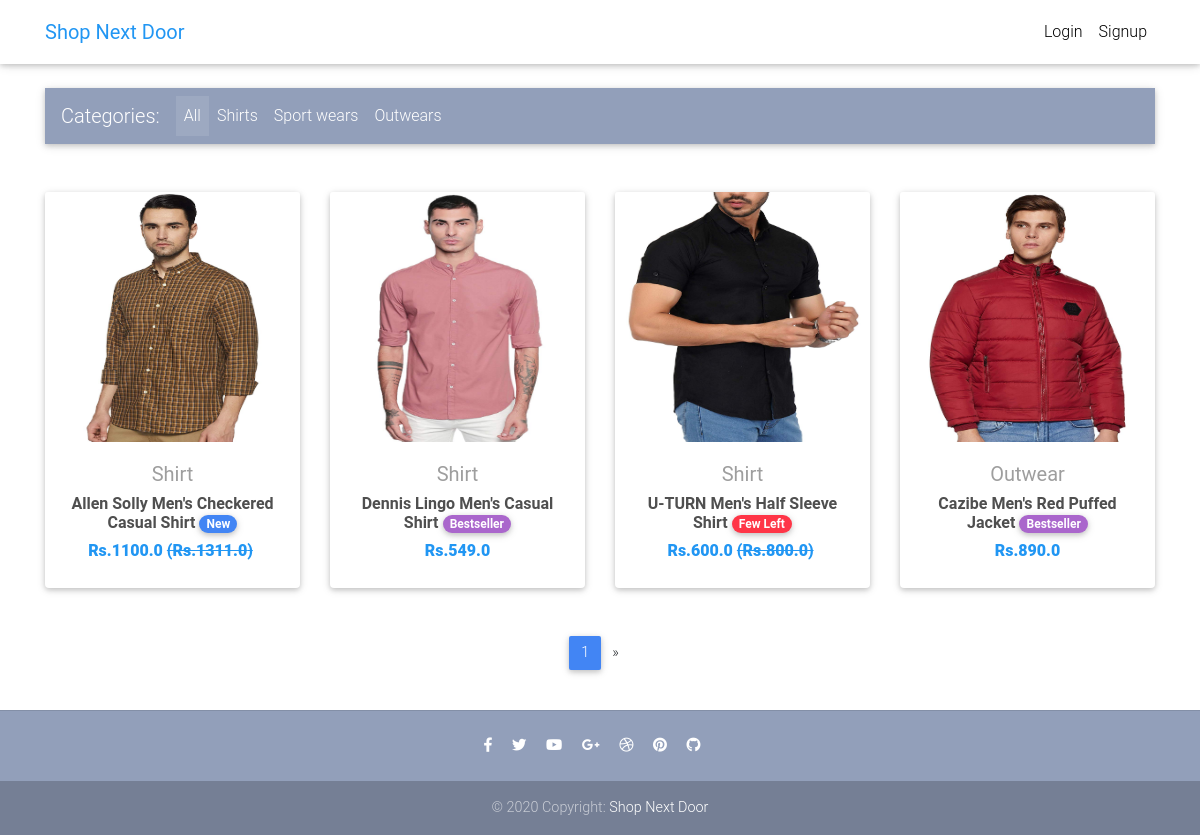
The page / on the database its author committed.
### core/models.py (models this page shows, shortened)
class Item(models.Model):
    title = models.CharField(max_length=100)
    price = models.FloatField()
    discount_price = models.FloatField(blank=True, null=True)
    category = models.CharField(choices=CATEGORY_CHOICES, max_length=2)
    label = models.CharField(choices=LABEL_CHOICES, max_length=1)
    slug = models.SlugField(max_length=255)
    description = models.TextField()
    image = models.ImageField(blank=True, null=True)
    def get_absolute_url(self):
        return reverse("core:product", kwargs={
            'slug': self.slug
        })

### core/views.py (the view)
# urls.py: path('', HomeView.as_view(), name='home'),
class HomeView(ListView):
    model = Item
    paginate_by = 4
    template_name = "home.html"

### templates/home.html (shortened to what this page needs)
{% extends "base.html" %}
{% block content %}
<main>
  <div class="container">
    <nav class="navbar navbar-expand-lg navbar-dark mdb-color lighten-3 mt-3 mb-5">
      <span class="navbar-brand">Categories:</span>
      <div class="collapse navbar-collapse" id="basicExampleNav">
        <ul class="navbar-nav mr-auto">
          <li class="nav-item active">
            <a class="nav-link" href="#">All
            </a>
          </li>
          <li class="nav-item">
            <a class="nav-link" href="#">Shirts</a>
          </li>
          <li class="nav-item">
            <a class="nav-link" href="#">Sport wears</a>
          </li>
          <li class="nav-item">
            <a class="nav-link" href="#">Outwears</a>
          </li>
        </ul>
      </div>
    </nav>
    <section class="text-center mb-4">
      <div class="row wow fadeIn">
        {% for item in object_list %}
        <div class="col-lg-3 col-md-6 mb-4">
          <div class="card">
            <div class="view overlay">
              <img src="{{ item.image.url }}" class="card-img-top" style="max-height: 250px;height:250px;">
            </div>
            <div class="card-body text-center">
              <a href="" class="grey-text">
                <h5>{{ item.get_category_display }}</h5>
              </a>
              <h6>
                <strong>
                  <a href="{{ item.get_absolute_url }}" class="dark-grey-text">{{ item.title }}
                    {% if item.get_label_display == 'primary' %}
                    <span class="badge badge-pill {{ item.get_label_display }}-color">New</span>
                    {% endif %}
                    {% if item.get_label_display == 'secondary' %}
                    <span class="badge badge-pill {{ item.get_label_display }}-color">Bestseller</span>
                    {% endif %}
                    {% if item.get_label_display == 'danger' %}
                    <span class="badge badge-pill {{ item.get_label_display }}-color">Few Left</span>
                    {% endif %}
                  </a>
                </strong>
              </h6>
              <h6 class="font-weight-bold blue-text">
                <strong>
                  {% if item.discount_price %}
                  <span>Rs.{{ item.discount_price }}</span>
                  <span class="mr-1">
                    <del>(Rs.{{ item.price }})</del>
                  </span>
                  {% else %}
                  <span>Rs.{{ item.price }}</span>
                  {% endif %}
                </strong>
              </h6>
            </div>
          </div>
        </div>
        {% endfor %}
      </div>
    </section>
    {% if is_paginated %}
    <nav class="d-flex justify-content-center wow fadeIn">
      <ul class="pagination pg-blue">
        <li class="page-item active">
          <a class="page-link" href="?page={{ page_obj.number }}">{{ page_obj.number }}
          </a>
        </li>
        {% if page_obj.has_next %}
        <li class="page-item">
          <a class="page-link" href="?page={{ page_obj.next_page_number }}" aria-label="Next">
            <span aria-hidden="true">&raquo;</span>
          </a>
        </li>
        {% endif %}
      </ul>
    </nav>
    {% endif %}
  </div>
</main>
{% endblock content %}

### templates/base.html (shortened to what this page needs)
{% load static %}
<!DOCTYPE html>
<html lang="en">
<head>
  <link rel="stylesheet" href="https://use.fontawesome.com/releases/v5.8.1/css/all.css">
  <link href="{% static 'css/bootstrap.min.css' %}" rel="stylesheet">
  <link href="{% static 'css/mdb.min.css' %}" rel="stylesheet">
  <link href="{% static 'css/style.min.css' %}" rel="stylesheet">
</head>
{% include "navbar.html" %}
<body>
    <div class="mt-5 pt-4">
    </div>
    {% block content %}
    {% endblock content %}
    {% include "footer.html" %}
</body>
</html>

### templates/navbar.html (shortened to what this page needs)
{% load cart_template_tags %} {% load account %} {% load i18n %}
<nav
  class="navbar fixed-top navbar-expand-lg navbar-light white scrolling-navbar"
>
  <div class="container">
    <a class="navbar-brand waves-effect" href="/">
      <strong class="blue-text">Shop Next Door</strong>
    </a>
    <div class="collapse navbar-collapse" id="navbarSupportedContent">
      {% user_display user as name %}
      <ul class="navbar-nav nav-flex-icons">
        {% if request.user.is_authenticated %}
        <li class="nav-item">
          <a
            href="{% url 'core:order-summary' %}"
            class="nav-link waves-effect"
          >
            <span class="badge red z-depth-1 mr-1">
              {{ request.user|cart_item_count }}
            </span>
            <i class="fas fa-shopping-cart"></i>
            <span class="clearfix d-none d-sm-inline-block"> Cart </span>
          </a>
        </li>
        <li class="nav-item">
          <a class="nav-link waves-effect" href="/request-refund">
            <span class="clearfix d-none d-sm-inline-block">
              Request Refund
            </span>
          </a>
        </li>
        <li class="nav-item">
          <a class="nav-link waves-effect" href="{% url 'account_logout' %}">
            <span class="clearfix d-none d-sm-inline-block">
              Logout
              <span class="badge blue z-depth-1 mr-1">
                {{ name }}
              </span>
            </span>
          </a>
        </li>
        {% else %}
        <li class="nav-item">
          <a class="nav-link waves-effect" href="{% url 'account_login' %}">
            <span class="clearfix d-none d-sm-inline-block"> Login </span>
          </a>
        </li>
        <li class="nav-item">
          <a class="nav-link waves-effect" href="{% url 'account_signup' %}">
            <span class="clearfix d-none d-sm-inline-block"> Signup </span>
          </a>
        </li>
        {% endif %}
      </ul>
    </div>
  </div>
</nav>

### templates/footer.html
<footer class="page-footer text-center font-small mt-4 wow fadeIn">
  <hr class="my-4" />
  <div class="pb-4">
    <a href="#" target="_blank">
      <i class="fab fa-facebook-f mr-3"></i>
    </a>
    <a href="#" target="_blank">
      <i class="fab fa-twitter mr-3"></i>
    </a>
    <a href="#" target="_blank">
      <i class="fab fa-youtube mr-3"></i>
    </a>
    <a href="#" target="_blank">
      <i class="fab fa-google-plus-g mr-3"></i>
    </a>
    <a href="#" target="_blank">
      <i class="fab fa-dribbble mr-3"></i>
    </a>
    <a href="#" target="_blank">
      <i class="fab fa-pinterest mr-3"></i>
    </a>
    <a href="#" target="_blank">
      <i class="fab fa-github mr-3"></i>
    </a>
  </div>
  <div class="footer-copyright py-3">
    © 2020 Copyright:
    <a href="/" target="_blank"> Shop Next Door</a>
  </div>
</footer>

### templates/scripts.html (shortened to what this page needs)
{% load static %}

### templates/base.html (style rules this page uses)
html, body, header, .carousel { height: 60vh; }

### rows shown on the page
Item: image (picture), category "Shirt", title "Allen Solly Men's Checkered Casual Shirt", discount_price "1100.0", price "1311.0"
Item: image (picture), category "Shirt", title "Dennis Lingo Men's Casual Shirt", price "549.0"
Item: image (picture), category "Shirt", title "U-TURN Men's Half Sleeve Shirt", discount_price "600.0", price "800.0"
Item: image (picture), category "Outwear", title "Cazibe Men's Red Puffed Jacket", price "890.0"

### other values the page prints
{{ page_obj.number }} "1"
